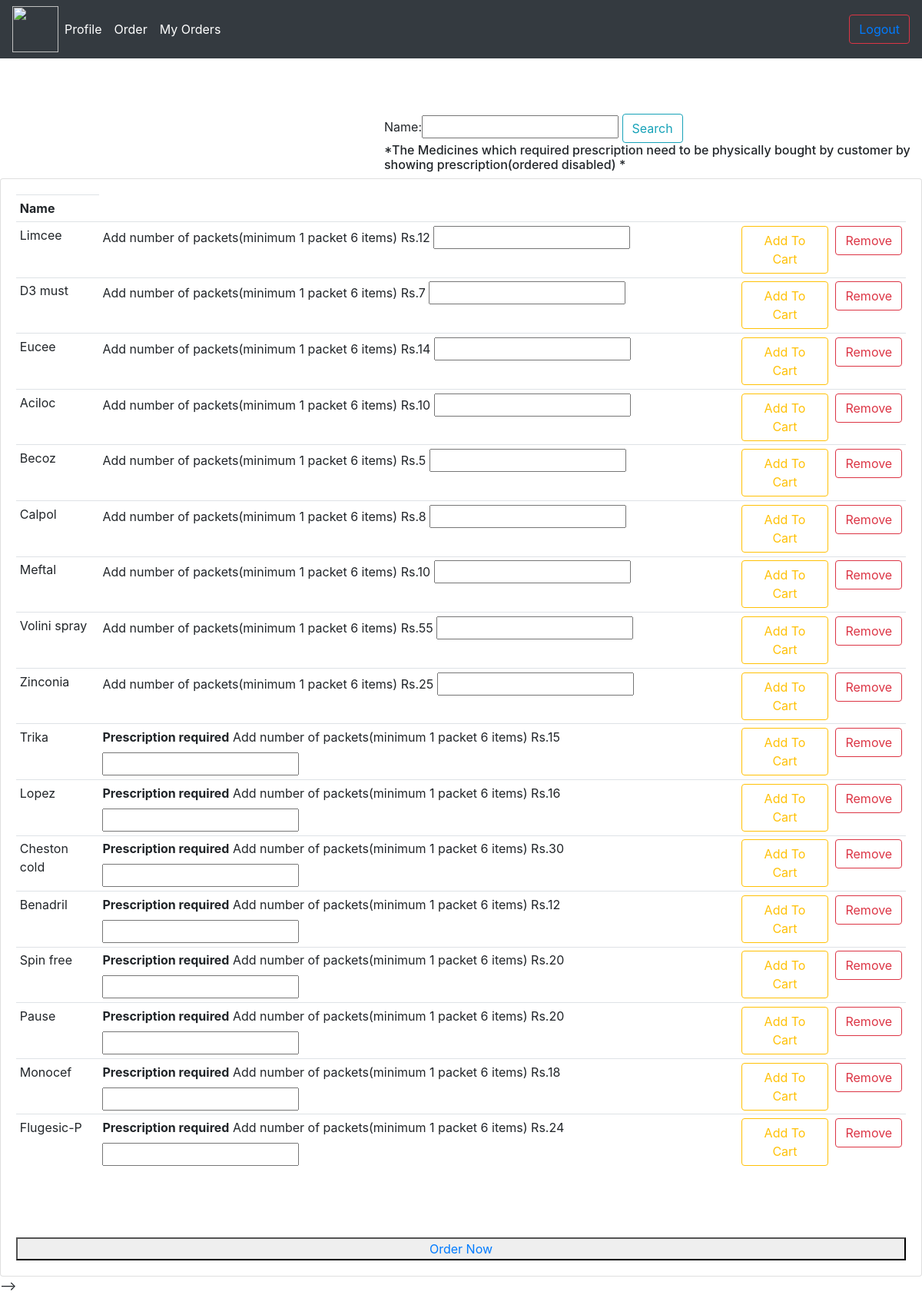
Screenshot of /orderpage/ (signed in) with the database file from the repository.
### management/models.py (models this page shows)
class Medicine(models.Model):
    id=models.AutoField(primary_key=True)
    name=models.CharField(max_length=200)
    batch_no=models.CharField(max_length=200)
    expire_date=models.DateField()
    price_per_item=models.IntegerField()
    prescribe_req=models.BooleanField(default=False)
    mfg_date=models.DateField()
    company_id=models.ForeignKey(Company,on_delete=models.CASCADE)
    quantity=models.IntegerField()
    def __str__(self):
        return self.name

### management/decorators.py (the view)
        def wrapper_func(request,*args,**kwargs):
            group=None
            if request.user.groups.exists():
                group=request.user.groups.all()[0].name
            print(group)
            if group in allowed_roles:
                print("working")
                return view_func(request, *args, **kwargs)
            if group=='owner':
                return redirect('dashboard')
            else:
                return HttpResponse('You are not authorized to view the page')

### management/views.py (called while the page is built)
@login_required(login_url='loginpage')
@allowed_users(allowed_roles=['customergrp'])
def orderpage(request):
    medicines=Medicine.objects.all()
    print(medicines)
    myfilter=MedicineFilter(request.GET,queryset=medicines)
    medicines=myfilter.qs
    context={'myfilter':myfilter,'med':medicines}
    return render(request,'managemet/orderpage.html',context)

### templates/managemet/orderpage.html (shortened to what this page needs)
{%  extends 'managemet/main.html' %}
{% block content %}
<br>
<br>
<br>
	<div style="padding-left:500px">
		<form>
        {{myfilter.form}}
      <button class="btn btn-outline-info" type="submit">Search</button>
		<h6>*The Medicines which required prescription need to be physically bought by customer by showing prescription(ordered disabled) *</h6>
    	</form>
	</div>
        <div class="row">
	<div class="col-md">
		<div class="card card-body">
			<table class="table table-sm">
				<tr>
					<th>Name</th>
				</tr>
				{% for i in med%}
					<tr>
                        <td ><span id="n{{i.id}}">{{i.name}}</span></td>
						<td>
							{% if i.prescribe_req %}
							<label style="font-weight:bold">Prescription required</label>
							{% endif %}
            				<label>Add number of packets(minimum 1 packet 6 items)</label>
							<label id="i{{i.id}}">Rs.<span id="p{{i.id}}">{{i.price_per_item}}</span></label>
                			<input id="ib{{i.id}}" class="quantity" type="number" name="quantity"/>
						</td>
                        <td><button id="{{i.id}}" class="btn btn-outline-warning cart">Add To Cart</button></td>
						<td><button id="r{{i.id}}" class="btn btn-outline-danger cart2">Remove </button></td>
					</tr>
				{% endfor %}
			</table>
			<br/>
			<br/>
			<br/>
			<button><a href="{% url 'billpage'  %}">Order Now</a></button>
		</div>
	</div>
</div>
{% endblock %}
{% block jscontent %}
<script src="https://ajax.googleapis.com/ajax/libs/jquery/3.5.1/jquery.min.js"></script>-->
        {% endblock %}

### rows the page displays
Medicine: name "Limcee", price_per_item "12"
Medicine: name "D3 must", price_per_item "7"
Medicine: name "Eucee", price_per_item "14"
Medicine: name "Aciloc", price_per_item "10"
Medicine: name "Becoz", price_per_item "5"
Medicine: name "Calpol", price_per_item "8"
Medicine: name "Meftal", price_per_item "10"
Medicine: name "Volini spray", price_per_item "55"
Medicine: name "Zinconia", price_per_item "25"
Medicine: name "Trika", prescribe_req "Prescription required", price_per_item "15"
Medicine: name "Lopez", prescribe_req "Prescription required", price_per_item "16"
Medicine: name "Cheston cold", prescribe_req "Prescription required", price_per_item "30"
Medicine: name "Benadril", prescribe_req "Prescription required", price_per_item "12"
Medicine: name "Spin free", prescribe_req "Prescription required", price_per_item "20"
Medicine: name "Pause", prescribe_req "Prescription required", price_per_item "20"
Medicine: name "Monocef", prescribe_req "Prescription required", price_per_item "18"
Medicine: name "Flugesic-P", prescribe_req "Prescription required", price_per_item "24"
